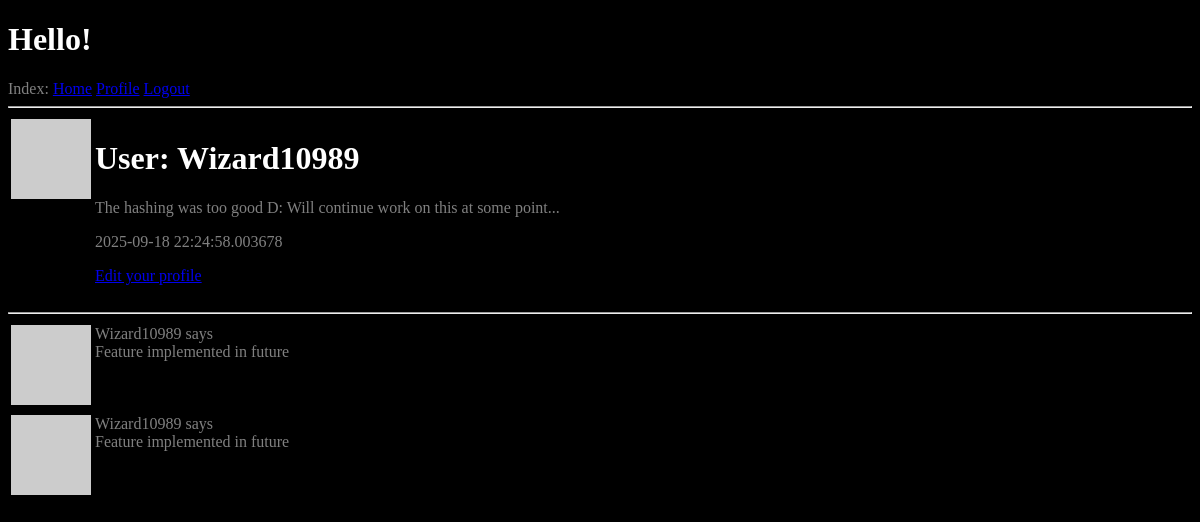
Page /user/Wizard10989 (signed in) on the earlier database version.
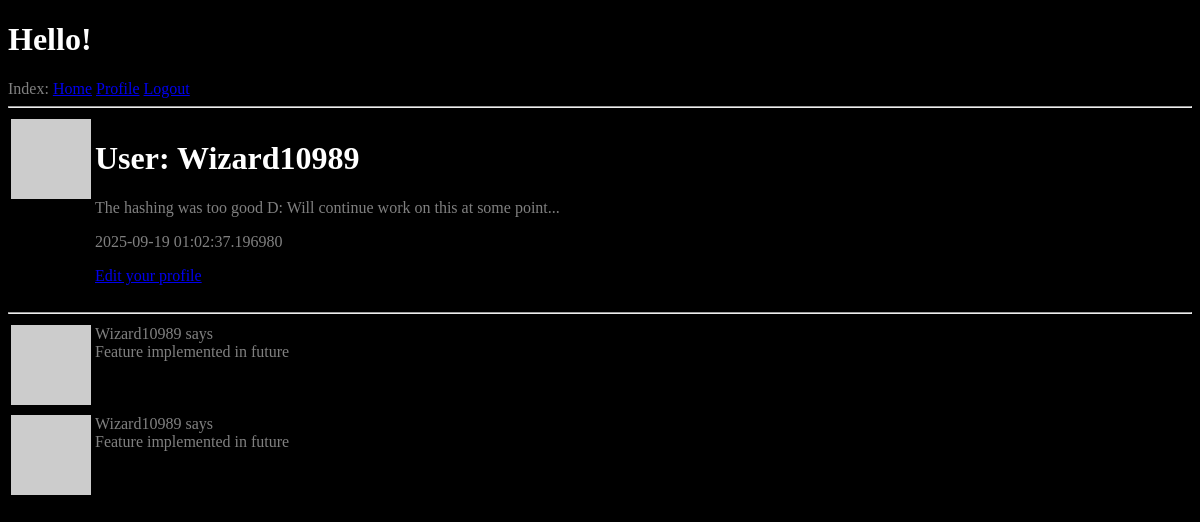
Same page on the later database version.
### app/models.py (models this page shows, shortened)
class User(UserMixin, db.Model):
    id: so.Mapped[int] = so.mapped_column(primary_key=True)
    username: so.Mapped[str] = so.mapped_column(sa.String(64), index=True, unique=True)
    email: so.Mapped[str] = so.mapped_column(sa.String(120), index=True, unique=True)
    password_hash: so.Mapped[Optional[str]] = so.mapped_column(sa.String(256))
    posts: so.WriteOnlyMapped['Post'] = so.relationship(back_populates='author')
    about_me: so.Mapped[Optional[str]] = so.mapped_column(sa.String(140))
    last_seen: so.Mapped[Optional[datetime]] = so.mapped_column(
        default = lambda: datetime.now(timezone.utc))
    def avatar(self, size):
        digest = md5(self.email.lower().encode('utf-8')).hexdigest()
        return f'https://www.gravatar.com/avatar/{digest}?d=identicon&s={size}'

### app/routes.py (the view)
@app.route('/user/<username>')
@login_required
def user(username):
    user = db.first_or_404(sa.select(User).where(User.username == username ))
    posts = [
        {'author': user, 'body': 'Feature implemented in future'},
        {'author': user, 'body': 'Feature implemented in future'}
    ]
    return render_template('user.html', user=user, posts=posts, title=username)

### app/models.py (called while the page is built)
@login.user_loader
def load_user(id):
    return db.session.get(User, int(id))

### app/routes.py (called while the page is built)
@app.before_request
def before_request():
    if current_user.is_authenticated:
        current_user.last_seen = datetime.now(timezone.utc)
        db.session.commit()

### app/templates/user.html
{% extends "test.html" %}
{% block content %}
  <table>
    <tr valign="top">
      <td><img src="{{ user.avatar(128) }}"></td>
      <td>
        <h1>User: {{ user.username }}</h1>
        {% if user.about_me %}<p>{{ user.about_me }}</p>{% endif %}
        {% if user.last_seen %}<p>{{ user.last_seen }}</p>{% endif %}
        {% if user == current_user %}
        <p><a href="{{ url_for('edit_profile') }}">Edit your profile</a></p>
        {% endif %}
      </td>
    </tr>
  </table>
  <hr>
  {% for post in posts %}
    {% include '_post.html' %}
  {% endfor %}
{% endblock %}

### app/templates/test.html (shortened to what this page needs)
<!DOCTYPE html>
<html lang="en-AU">
    <link rel="stylesheet" href="../static/CSS/base.css">
    <head>
    </head>
    <body>
        <h1> Hello! </h1>
        <div>
            Index:
            <a href="{{ url_for('index') }}">Home</a>
            {% if current_user.is_anonymous %}
            <a href="{{ url_for('login') }}">Login</a>
            {% else %}
            <a href="{{ url_for('user', username=current_user.username) }}">Profile</a>
            <a href="{{ url_for('logout') }}">Logout</a>
            {% endif %}
        </div>
        <div>
        <hr>
        {% block content %}{% endblock %}
        </div>
    </body>
</html>

### app/templates/_post.html
<table>
    <tr valign="top">
      <td><img src="{{ user.avatar(128) }}"></td>
      <td>{{ post.author.username }} says <br>{{ post.body }}</td>
    </tr>
  </table>

### app/static/CSS/base.css (style rules this page uses)
html { background-color: black; }
h1 { color: white; }
p { color: grey; }
div { color: grey; }

Differences in the rows shown:
changed User "Wizard10989": last_seen "2025-09-18 22:24:58.003678" → "2025-09-19 01:02:37.196980"
